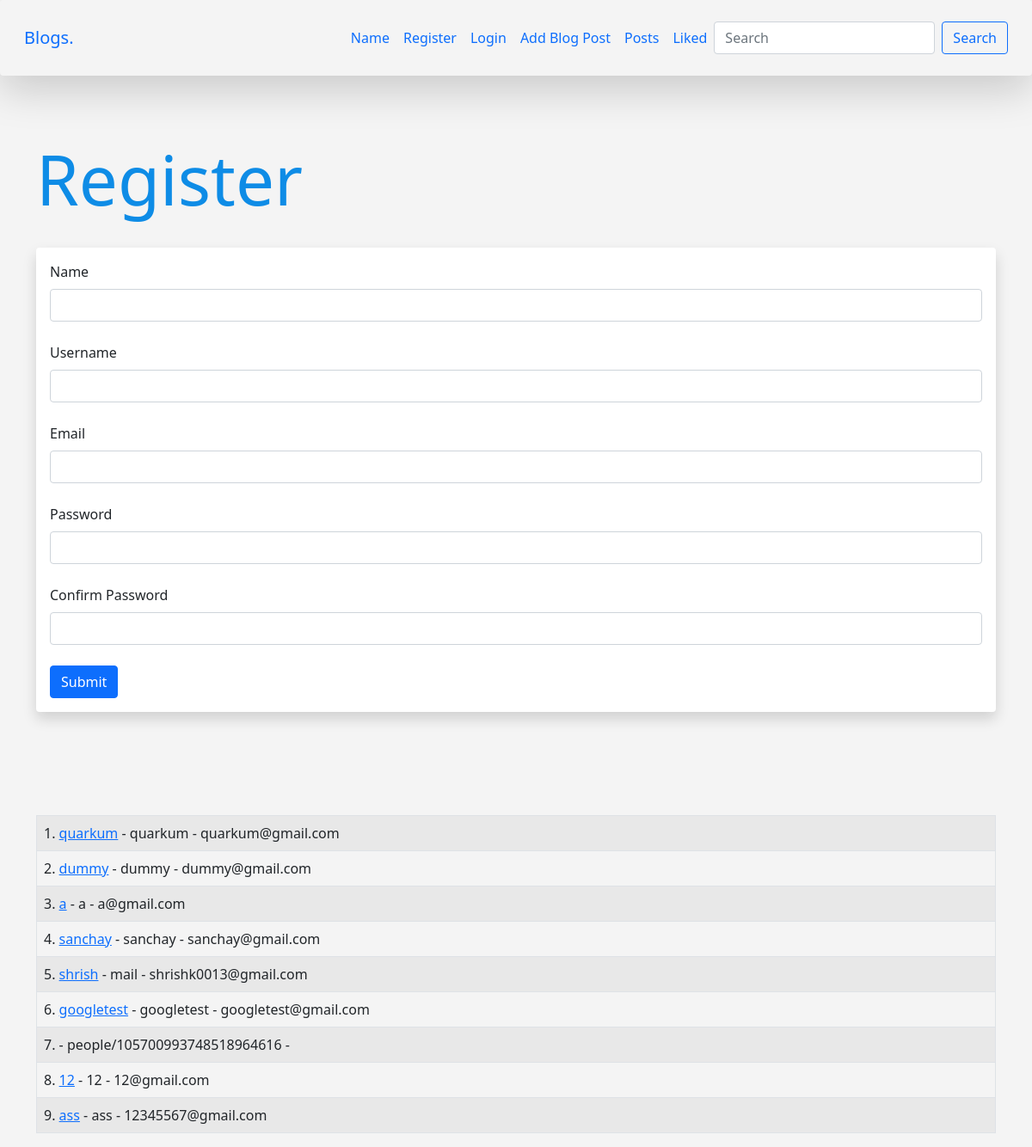
The page /user/add on the database as committed earlier.
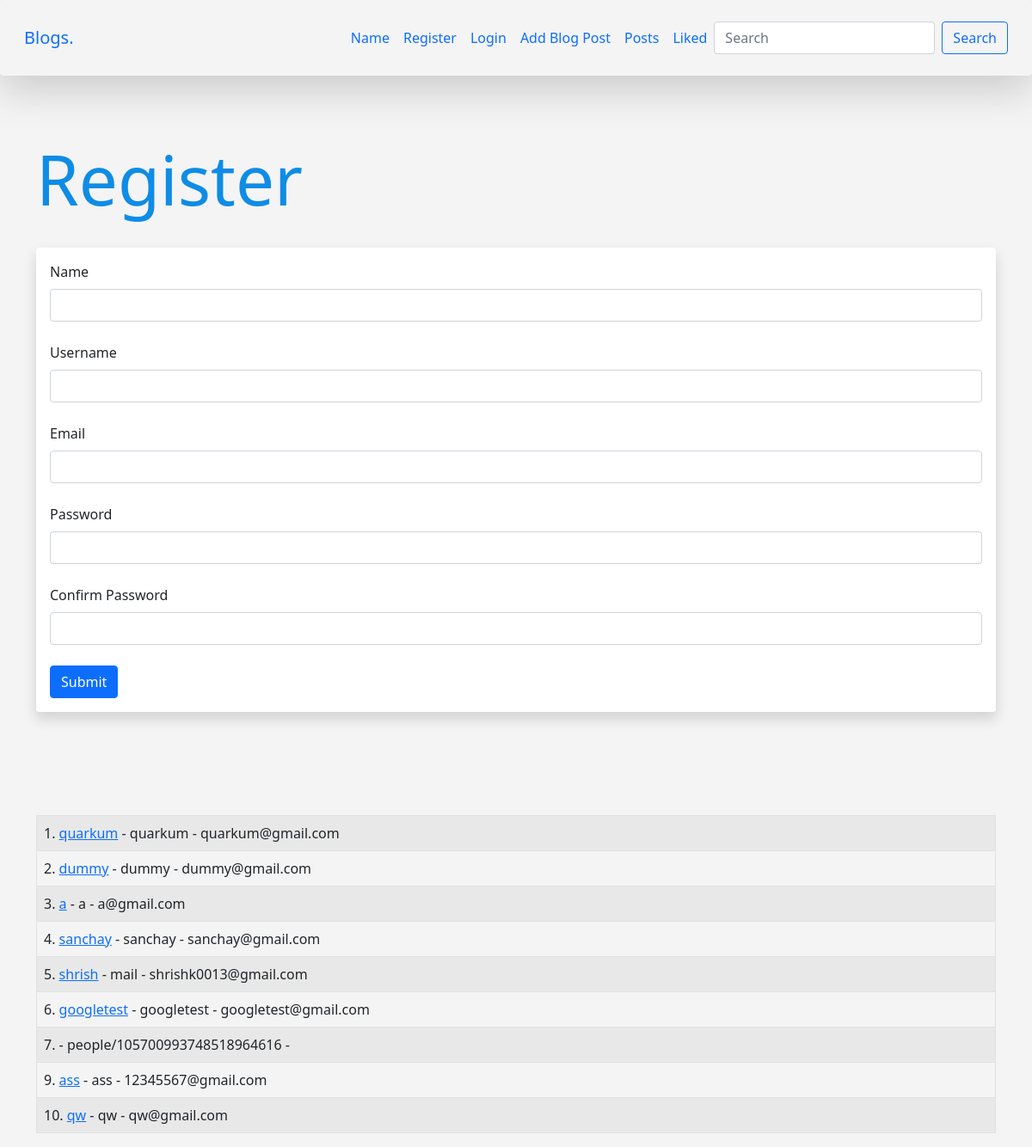
The same page on the database as committed later.
### app.py (models this page shows, shortened)
class Users(db.Model, UserMixin):
	id = db.Column(db.Integer, primary_key=True)
	username = db.Column(db.String(20), nullable=False, unique=True)
	name = db.Column(db.String(200), nullable=False)
	email = db.Column(db.String(120), nullable=False, unique=True)
	about_author = db.Column(db.Text(500), nullable=True)
	date_added = db.Column(db.DateTime, default=datetime.utcnow)
	profile_pic = db.Column(db.String(), nullable=True)
	password_hash = db.Column(db.String(128))
	posts = db.relationship('Posts', backref='poster')
	@property
	def password(self):
		raise AttributeError('password is not a readable attribute!')

### app.py (the view, shortened to what this page needs)
@app.route('/user/add', methods=['GET', 'POST'])
def add_user():
	name = None
	form = UserForm()
	our_users = Users.query.order_by(Users.date_added)
	return render_template("add_user.html",
		form=form,
		name=name,
		our_users=our_users)

### webforms.py
class UserForm(FlaskForm):
	name = StringField("Name", validators=[DataRequired()])
	username = StringField("Username", validators=[DataRequired()])
	email = StringField("Email", validators=[DataRequired()])
	about_author = TextAreaField("About Author")
	password_hash = PasswordField('Password', validators=[DataRequired(), EqualTo('password_hash2', message='Passwords Must Match!')])
	password_hash2 = PasswordField('Confirm Password', validators=[DataRequired()])
	profile_pic = FileField("Profile Pic")
	submit = SubmitField("Submit")

class SearchForm(FlaskForm):
	searched = StringField("Searched", validators=[DataRequired()])
	submit = SubmitField("Submit")

### app.py (called while the page is built)
@app.context_processor
def base():
	form = SearchForm()
	return dict(form=form)

### templates/add_user.html (shortened to what this page needs)
{% extends 'base.html' %}
{% block content %}
{% if name %}
	<h1>User Added!</h1>
	<br/><br/>
<table class="table table-hover table-bordered table-striped">
{% for our_user in our_users %}
	<tr>
	<td>{{ our_user.id }}. <a href="{{ url_for('update', id=our_user.id)}}">{{ our_user.name }}</a> - {{ our_user.email }} -
		<a href="{{ url_for('delete', id=our_user.id)}}">Delete</a></td>
	</tr>
{% endfor %}
</table>
{% else %}
	<h1>Register</h1>
	<br/>
<div class="shadow p-3 mb-5 bg-body rounded">
	<form method="POST">
		{{ form.name.label(class="form-label") }}
		{{ form.name(class="form-control") }}
		<br/>
		{{ form.username.label(class="form-label") }}
		{{ form.username(class="form-control") }}
		<br/>
		{{ form.email.label(class="form-label") }}
		{{ form.email(class="form-control") }}
		<br/>
		{{ form.password_hash.label(class="form-label") }}
		{{ form.password_hash(class="form-control") }}
		<br/>
		{{ form.password_hash2.label(class="form-label") }}
		{{ form.password_hash2(class="form-control") }}
		<br/>
		{{ form.submit(class="btn btn-primary") }}
	</form>
</div>
<br/><br/><br/>
<table class="table table-hover table-bordered table-striped">
{% for our_user in our_users %}
	<tr>
	<td>{{ our_user.id }}. <a href="{{ url_for('update', id=our_user.id)}}">{{ our_user.name }}</a> -
	{{our_user.username }} - {{ our_user.email }}
	</tr>
{% endfor %}
</table>
{% endif %}
{% endblock %}

Rows that differ between the two databases and show on the page:
removed Users: id "8", name "12", username "12", email "12@gmail.com"
added Users: id "10", name "qw", username "qw", email "qw@gmail.com"
